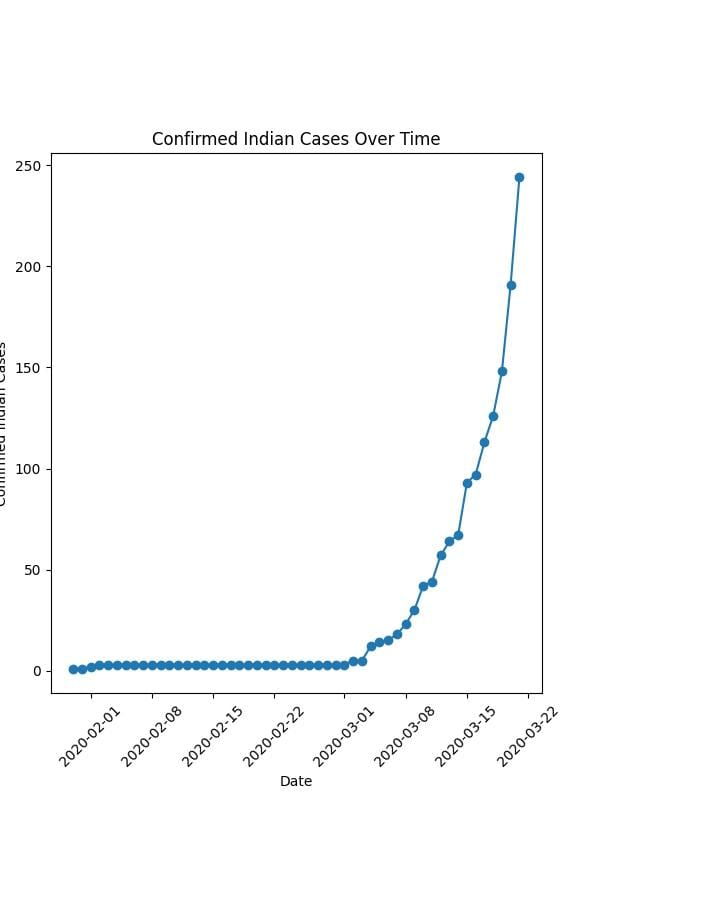

Recreate this plot in Python.
import pandas as pd
import matplotlib.pyplot as plt

# Load dataset
df = pd.read_csv("/storage/emulated/0/Internship.vani/Covid19 India (Jan 20 - Mar 20).csv")

# Convert columns
df["Date"] = pd.to_datetime(df["Date"], dayfirst=True, errors="coerce")
df["ConfirmedIndianNational"] = pd.to_numeric(df["ConfirmedIndianNational"], errors="coerce").fillna(0)

# Group by date
line_data = df.groupby("Date")["ConfirmedIndianNational"].sum()

# Plot
plt.figure(figsize=(10,5))
plt.plot(line_data.index, line_data.values, marker='o')

plt.title("Confirmed Indian Cases Over Time")
plt.xlabel("Date")
plt.ylabel("Confirmed Indian Cases")
plt.xticks(rotation=45)

plt.tight_layout()
plt.show()
